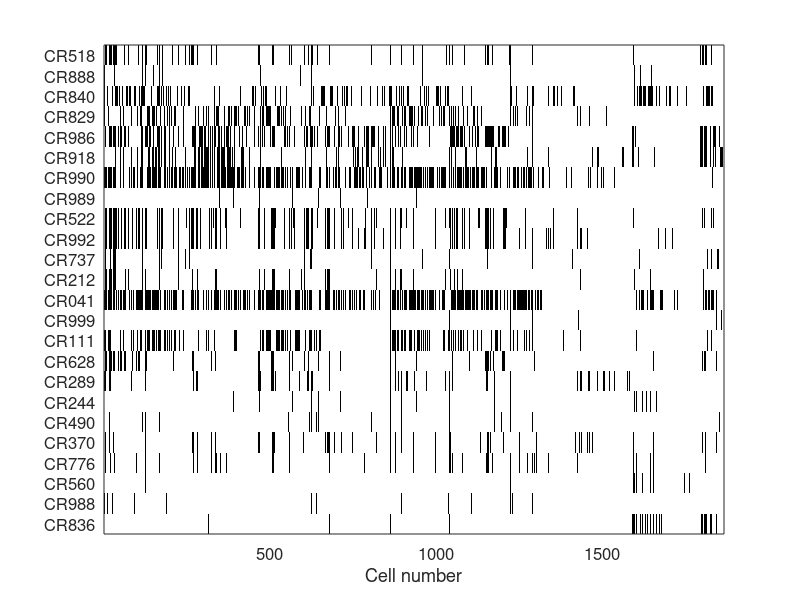

Reproduce this figure in MATLAB. (Note: this script raises an error after producing the figure.)

% cd to folder containing '20251017_HiPlexResults.mat'

clear
close all
clc

load('20251017_HiPlexResults.mat')


%% RASTER PLOT WITH ALL CELLS
% In 'binaryTable_Stack' 1= presence, 0= absence 

figure, imagesc(binaryTable_Stack)
xlabel('Cell number')
set(gca,'YTick',1:size(CRnames, 1), 'YTickLabel',CRnames, 'TickLabelInterpreter','none')
set(gcf, 'Position',  [250, 250, 900, 400]) % width by height in pixels
colormap(flipud(gray)) % cool summer winter autumn
set(gca,'TickLength',[0 0])
set(gca, 'FontSize', 12)


%% HISTOGRAM WITH NUMBER OF COEXPRESSED SUBUNITS
coexpMat= sum(binaryTable_Stack, 1) ;
coexpMat(coexpMat == 0) = []        ; 

[counts, edges] = histcounts(coexpMat, 'BinMethod','integers') ;
centers = edges(1:end-1) + 0.5; % bin centers

figure, bar(centers, counts, 0.7, 'FaceColor',[0.6 0.6 0.6]) 
ylabel('Number of cells')
xlabel('Number of coexpressed receptors')
set(gca, 'FontSize', 12)


%% RELATIVE ABUNDANCE OF EACH RECEPTOR IN THE POPULATION
CR_counts = sum(binaryTable_Stack, 2) ;
figure, bar(CR_counts, 0.7, 'FaceColor',[0.6 0.6 0.6])
ylabel('Number of cells')
set(gca,'XTick',1:size(CRnames, 1), 'XTickLabel',CRnames, 'TickLabelInterpreter','none')
set(gca, 'FontSize', 12)
set(gcf, 'Position',  [250, 250, 500, 250]) % width by height in pixels
set(gca,'TickLength',[0 0])



%% PAIRS LIKELIHOODS

%  CO-OCCURRENCE PROBABILITY
pairComparison = [  ] ; 
pairComparison = binaryTable_Stack * binaryTable_Stack.' ;
pairProb = pairComparison / size(binaryTable_Stack, 2) ;

figure, imagesc(pairProb)
xlabel('Cell number')
ylabel('Cell number')
title ('Co-occurrence probability')
set(gca,'XTick',1:size(CRnames, 1), 'XTickLabel',CRnames, 'TickLabelInterpreter','none')
set(gca,'YTick',1:size(CRnames, 1), 'YTickLabel',CRnames, 'TickLabelInterpreter','none')
set(gcf, 'Position',  [250, 250, 500, 450]) % width by height in pixels
colormap(flipud(gray)) % cool summer winter autumn
set(gca,'TickLength',[0 0])
set(gca, 'FontSize', 12)
xtickangle(90)


%%  CONDITIONAL PROBABILITY
numCells_perCR = diag(pairComparison); % cells expressing each receptor
condProb = pairComparison ./ numCells_perCR;

figure, imagesc(condProb)
xlabel('Receptor A')
ylabel('Receptor B')
title ('Conditional probability (P(A|B))')
set(gca,'XTick',1:size(CRnames, 1), 'XTickLabel',CRnames, 'TickLabelInterpreter','none')
set(gca,'YTick',1:size(CRnames, 1), 'YTickLabel',CRnames, 'TickLabelInterpreter','none')
set(gcf, 'Position',  [250, 250, 500, 450]) % width by height in pixels
colormap(flipud(gray)) % cool summer winter autumn
set(gca,'TickLength',[0 0])
set(gca, 'FontSize', 12)
xtickangle(90)



%% NUMBER OF UNIQUE COMBINATIONS
M_cells = binaryTable_Stack';   % size ~2000 x 26

[uniquePatterns, ~, idxUnique] = unique(M_cells, 'row', 'stable');
uniqueReceptors = size(uniquePatterns, 1);
counts = accumarray(idxUnique, 1);

fprintf('Number of unique expression patterns: %d\n', uniqueReceptors);

% Most common patterns
[sortedCounts, order] = sort(counts, 'descend');
topPatt = min(100,uniqueReceptors);
disp('Top patterns:');
disp(sortedCounts(1:topPatt));

for nPatt = 1:topPatt
    patternIdx = order(nPatt);
    genesOn = CRnames(uniquePatterns(patternIdx,:) == 1);
    fprintf('\nPattern %d (appears %d times):\n', nPatt, sortedCounts(nPatt));
    disp(genesOn');
end

%% BATCH ANALYSIS-MOVING WINDOWS
M_cells = binaryTable_Stack';   % size ~2000 x 26
nCells = size(M_cells,1);

batchEdge = 10:10:nCells;
nBatches = length(batchEdge) ;
uniquePerBatch = zeros(1, nBatches);
startIdx = 1;

for nBatch = 1:nBatches
    stopIdx = min(startIdx + batchEdge(nBatch) - 1, nCells);
    if startIdx > nCells
        break; % last batch
    end   
    subSet_temp = M_cells(startIdx:stopIdx, :) ;  % SUBSET WINDOW TEMP
    uniquePerBatch(nBatch) = size(unique(subSet_temp, 'rows'), 1); % UNIQUE PATTERNS
    %startIdx = stopIdx + 1; % MOVES THE WINDOW
end

figure;
bar(uniquePerBatch)
xlabel('Window number')
ylabel('Unique # of patterns in batch')
%xlim([0 20])
xticks(1:nBatches)
title('Overlapping batches')
box off

% lower number of x-axis labels
numLabels = 10;  % label ticks number
idxLabels = round(linspace(1, nBatches, numLabels));  % even spaces
xticks(idxLabels)
xticklabels(arrayfun(@num2str, idxLabels, 'UniformOutput', false))


% clearvars -except binaryTable_Stack CRnames


